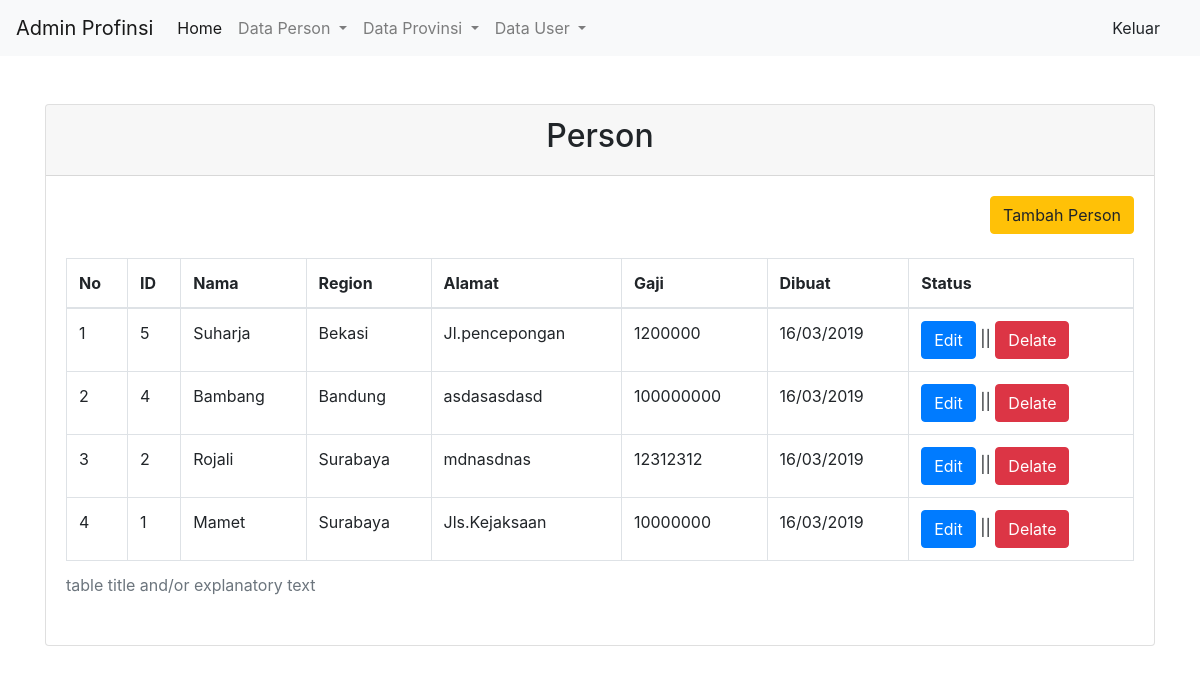
The app's page /admin/dashboard.php?pg=person (signed in) with its own data.
### tables this page shows
CREATE TABLE `m_person` (
  `id` int(11) NOT NULL,
  `name_person` varchar(50) NOT NULL,
  `region_id` varchar(50) NOT NULL,
  `address` varchar(100) NOT NULL,
  `income` int(12) NOT NULL,
  `created_at` timestamp NOT NULL DEFAULT CURRENT_TIMESTAMP ON UPDATE CURRENT_TIMESTAMP,
  `jlh` int(11) NOT NULL
);

CREATE TABLE `m_regions` (
  `id` int(11) NOT NULL,
  `name` varchar(50) NOT NULL,
  `created_at` timestamp NOT NULL DEFAULT CURRENT_TIMESTAMP ON UPDATE CURRENT_TIMESTAMP
);

### admin/content/person.php (the view)
<?php
include '../koneksi/koneksi.php';
$query 	= mysqli_query($koneksi, "SELECT m_person.id,m_person.*,m_regions.name FROM m_person LEFT JOIN m_regions ON m_regions.id = m_person.region_id ORDER BY id DESC");
?>
<div class="card">
	<div class="card-header">
		<h2>Person</h2>
	</div>
	<div class="card-body">
		<div align="right">
			<a href="?pg=tambah-person" class="btn btn-warning mb-4 ">Tambah Person</a>
		</div>
		<table class="table table-bordered">
			<caption>table title and/or explanatory text</caption>
			<thead>
				<tr>
					<th>No</th>
					<th>ID</th>
					<th>Nama </th>
					<th>Region</th>
					<th>Alamat</th>
					<th>Gaji</th>
					<th>Dibuat</th>
					<th>Status</th>
				</tr>
			</thead>
			<tbody>
				<tr>
						<?php $no=1;   while($row = mysqli_fetch_assoc($query)){ ?>
					<tr>
						<td><?php echo $no++ ?></td>
						<td><?php echo $row['id'] ?></td>
						<td><?php echo $row['name_person'] ?></td>
						<td><?php echo $row['name'] ?></td>
						<td><?php echo $row['address'] ?></td>
						<td><?php echo $row['income'] ?></td>
						<td><?php echo date('d/m/Y',strtotime($row['created_at'])) ?>
						</td>
						<td>
							<a class="btn btn-primary btn-xs" href="?pg=ubah-person&edit= <?php echo  $row['id']?>" target="balank">Edit</a> ||
							<a class="btn btn-danger btn-xs" href="?pg=hapus-person&delete= <?php echo  $row['id']?>" onclick="return confirm('apakah anda yakin menghapus data ini')" >Delate</a>
						</td>
					</tr>
				<?php } ?>
				</tr>
			</tbody>
		</table>
	</div>
</div>

### admin/dashboard.php (shortened to what this page needs)
<!DOCTYPE html>
<html>
<head>
	<link rel="stylesheet" href="../assets/css/style.css">
	<link rel="stylesheet" href="../assets/css/bootstrap.css">
</head>
<body>
	<div class="wrapper">
		<div class="menu-admin">
			<nav class="navbar navbar-expand-lg navbar-light bg-light">
				<a class="navbar-brand" href="#">Admin Profinsi</a>
				<div class="collapse navbar-collapse" id="navbarSupportedContent">
					<ul class="navbar-nav mr-auto">
						<li class="nav-item active">
							<a class="nav-link" href="?pg=home">Home <span class="sr-only">(current)</span></a>
						</li>
						<li class="nav-item dropdown">
							<a class="nav-link dropdown-toggle" href="#" id="navbarDropdown" role="button" data-toggle="dropdown" aria-haspopup="true" aria-expanded="false">
								Data Person
							</a>
						</li>
						<li class="nav-item dropdown">
							<a class="nav-link dropdown-toggle" href="#" id="navbarDropdown" role="button" data-toggle="dropdown" aria-haspopup="true" aria-expanded="false">
								Data Provinsi
							</a>
						</li>
						<li class="nav-item dropdown">
							<a class="nav-link dropdown-toggle" href="?pg=user" id="navbarDropdown" role="button" data-toggle="dropdown" aria-haspopup="true" aria-expanded="false">
								Data User
							</a>
						</li>
					</ul>
					<ul class="navbar-nav ml">
						<li class="nav-item dropdown">
								<a class="dropdown-item" href="keluar.php">Keluar</a>
						</li>
					</ul>
				</div>
			</nav>
		</div>
		<div class="container mt-5">
			<div class="row">
				<div class="col-xs-12 col-sm-12 col-md-12 col-lg-12">
					<?php
							if (isset($_GET['pg'])) {
								if (file_exists('content/'.$_GET['pg'].'.php')) {
									require_once('content/'.$_GET['pg'].'.php');
								}else{
									require_once('content/no_found.php');
								}
							}else{
								require_once('content/home.php');
							}
						 ?>
				</div>
			</div>
		</div>
	</div>
</body>
</html>

### assets/css/style.css (style rules this page uses)
.wrapper { width: 100%; box-sizing: border-box; }
.card .card-header h2 { text-align: center; }

### records on screen
m_person: id "5", name_person "Suharja", region.name "Bekasi", address "Jl.pencepongan", income "1200000", created_at "16/03/2019"
m_person: id "4", name_person "Bambang", region.name "Bandung", address "asdasasdasd", income "100000000", created_at "16/03/2019"
m_person: id "2", name_person "Rojali", region.name "Surabaya", address "mdnasdnas", income "12312312", created_at "16/03/2019"
m_person: id "1", name_person "Mamet", region.name "Surabaya", address "Jls.Kejaksaan", income "10000000", created_at "16/03/2019"
